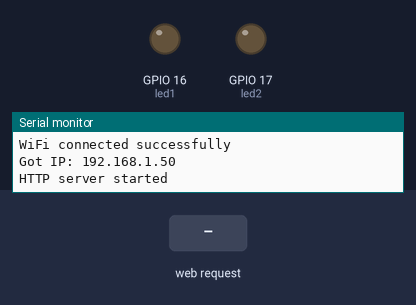
A sketch run on a simulated ESP32. On the bench: output pins drawn as LEDs (lit = HIGH), the last lines printed to the serial monitor. Inputs (shaded band) come from the test bench. WiFi joins after 1.5 s; servers stay silent unless stated.

Above: at 3.2 s.
3.3 s: HTTP request GET /led/on received
At 4.5 s:
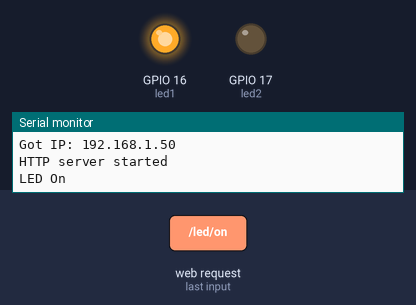
4.8 s: HTTP request GET /led/setLightBrightness received
6.3 s: HTTP request GET /led/off received
At 6.7 s:
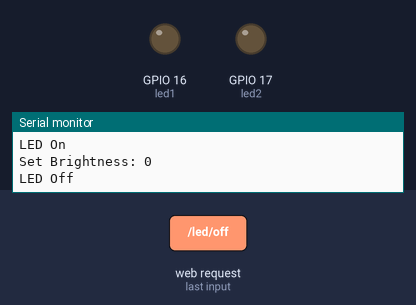
Timing chart, 0 to 9.3 s (numbered marks = the images above; inputs shaded):
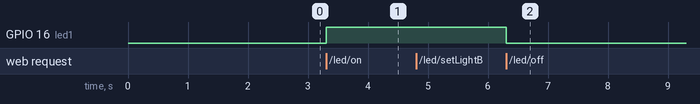

The sketch:

sketch_nov21a.ino
```cpp
#include "WiFi.h"
#include "WebServer.h"

// SSID & Password
const char* ssid = "inxuan";
const char* password = "77777777";
int led1 =16;
int led2 =17;

WebServer server(80);  // Object of WebServer(HTTP port, 80 is defult)

void setup() {
  Serial.begin(115200);
  Serial.println("Try Connecting to ");
  Serial.println(ssid);
  pinMode(led1, OUTPUT);
  pinMode(led2, OUTPUT);
  // Connect to your wi-fi modem
  WiFi.begin(ssid, password);
    ledcSetup(0,2000,8);
    ledcAttachPin(led2,0);
  // Check wi-fi is connected to wi-fi network
  while (WiFi.status() != WL_CONNECTED) {
    Serial.print(".");
    delay(1000);
  }
  Serial.println("");
  Serial.println("WiFi connected successfully");
  Serial.print("Got IP: ");
  Serial.println(WiFi.localIP());  //Show ESP32 IP on serial

  //建立server的路徑
  createWebServer();

  //server啟動
  server.begin();
  Serial.println("HTTP server started");
}

void loop() {
  server.handleClient();  //handleClient要寫在loop
}


//----設定HTML資料----
String htmlContent = "\
<html>\
    <head>\
      <style>\
        body{ background: #EFF5F5; display: flex; flex-direction: column; padding-top: 30px;}\
         a { background: #497174; color: #EFF5F5; width: 400px; height: 70px; margin: 15px auto; border-radius:20px; font-family:Arial; font-size: 30pt; text-align: center;line-height: 70px;text-decoration: none;}\
      </style>\
    </head>\
    <body>\
      <a href='/led/on'>LED ON</a>\
      <a href='/led/off'>LED OFF</a>\
      <form method='get' action='/led/setLightBrightness' style='margin: 15px auto; font-family:Arial;'>\
            <label >Led Brightness</label>\
        <input type='number' name='lightBrightness'><input type='submit' value='set' style='margin: 15px auto;'>\
      </form>\
    </body>\
  </html>";

String LEDOpenPage = "\
  <!DOCTYPE html>\
  <html>\
      <head>\
        <style>\
          body{ background-color: #EFF5F5; display: flex; flex-direction: column;}\
          h1 { color: #EB6440; font-family: Arial, Helvetica, sans-serif; margin: 20px auto; font-size: 50pt;}\
          a { background-color: #497174; color: #EFF5F5; width: auto; height: 50px; margin: 20px auto; padding: 0 20px; border-radius:20px; font-family: Arial, Helvetica, sans-serif; font-size: 15pt; line-height: 50px; text-decoration: none;}\
        </style>\
      </head>\
      <body>\
        <h1>LED ON</h1>\
        <a href='/'>GO BACK</a>\
      </body>\
    </html>";

String LEDCLOSEPage = "\
  <!DOCTYPE html>\
   <html>\
    <head>\
        <style>\
          body{ background-color: #EFF5F5; display: flex; flex-direction: column;}\
          h1 { color: #EB6440; font-family: Arial, Helvetica, sans-serif; margin: 20px auto; font-size: 50pt;}\
          a { background-color: #497174; color: #EFF5F5; width: auto; height: 50px; margin: 20px auto; padding: 0 20px; border-radius:20px; font-family: Arial, Helvetica, sans-serif; font-size: 15pt; line-height: 50px; text-decoration: none;}\
        </style>\
    </head>\
    <body>\
      <h1>LED OFF</h1>\
      <a href='/'>GO Back</a>\
    </body>\
  </html>";

//------設定路徑------
void createWebServer()
{
  //初始頁面
  server.on("/", []() {
      server.send(200, "text/html", htmlContent);
  });
  server.on("/led/on", []() {
    Serial.println("LED On");
    digitalWrite(led1,HIGH);
    delay(1000);
    //add your code here

    String response = "{\"LED On Success\"}";
    server.send(200, "text/html", LEDOpenPage);
  });
  server.on("/led/off", []() {
    Serial.println("LED Off");
    digitalWrite(led1,LOW);
    delay(1000);
    //add your code here

    String response = "{\"LED Off Success\"}";
    server.send(200, "text/html", LEDCLOSEPage);
  });
  server.on("/led/setLightBrightness", []() {
    //以server.arg&引數名稱，取得form傳來的資料
    int lightBrightness = server.arg("lightBrightness").toInt();
    //判斷條件

    if(lightBrightness>=0 && lightBrightness<=1024){
      Serial.print("Set Brightness: ");
      Serial.println(lightBrightness);
      ledcWriteTone(0,lightBrightness);
        /*void loop(){
        digitalWrite(led2,HIGH);
      }*/


      //add your code here

      String response = "Set Brightness: " + (String)lightBrightness;
      server.send(200, "application/json", response);
    }
    else {
      String response = "{\"Error\":\"over range 0-1024\"}";
      server.send(404, "application/json", response);
    }
  });
}
```

Measured:
- after the input at 3.3 s, GPIO 16 (led1): LOW → HIGH at once
- after the input at 6.3 s, GPIO 16 (led1): HIGH → LOW at once
